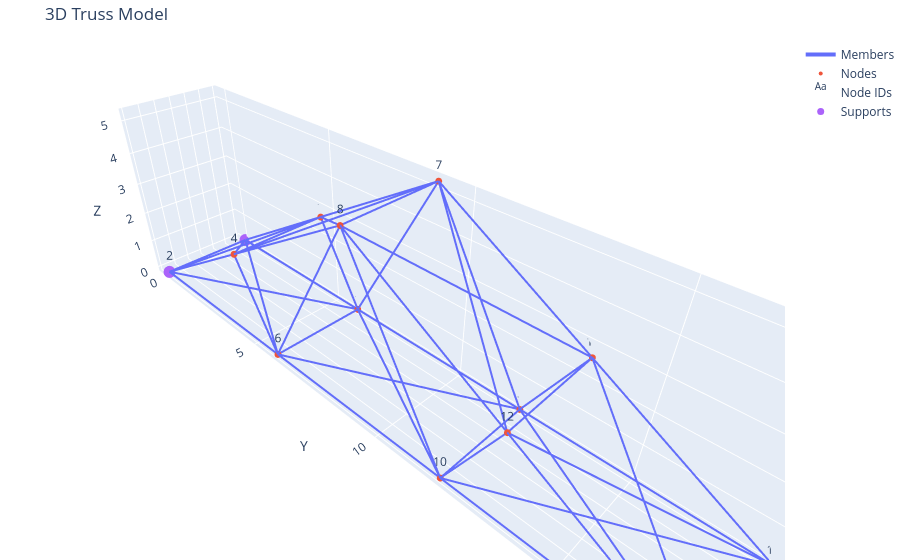
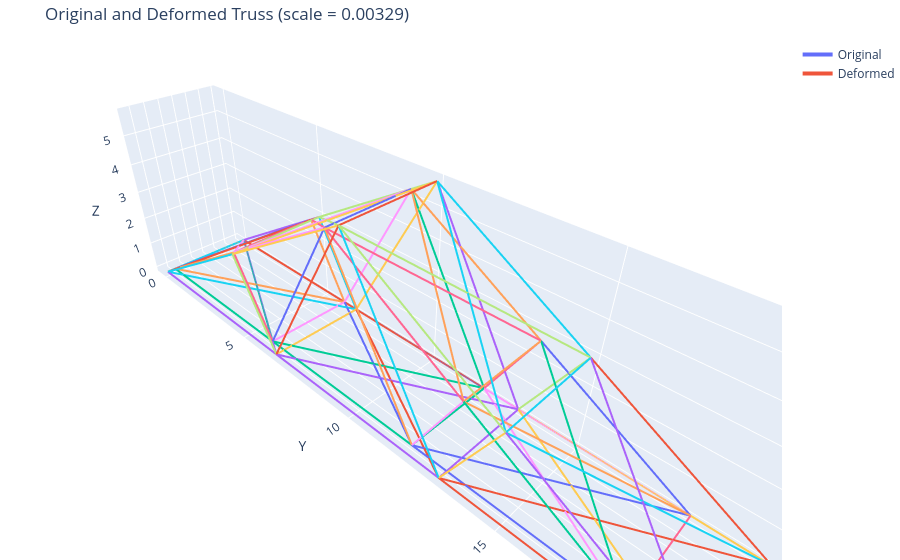

Here is the notebook cell these charts were saved with, in order:
### Markdown cell above
### Validation Temperature Loads

### Code cell
filepath = 'inputs/validation_truss_temperature.json'

result = solver.truss_solver(filepath)
pp = postprocess.truss_output(filepath, result)

### Figure 1 — Plotly figure (JSON) as saved in the notebook; plotly's stock layout.template omitted (floating-point values rounded to 4 significant figures; data arrays with more than 128 entries replaced by an {"elided": "..."} marker saying what was removed)
{"data": [{"line": {"width": 4}, "mode": "lines", "name": "Members", "type": "scatter3d", "x": {"elided": "129 int values"}, "y": {"elided": "129 float values"}, "z": {"elided": "129 float values"}}, {"marker": {"size": 4}, "mode": "markers", "name": "Nodes", "type": "scatter3d", "x": [0, 3, 0, 3, 0, 3, 0, 3, 0, 3, 0, 3, 0, 3], "y": [0, 0, 4.5, 4.5, 6, 6, 9, 9, 12, 12, 13.5, 13.5, 18, 18], "z": [0, 0, 2.598, 2.598, 0, 0, 5.196, 5.196, 0, 0, 2.598, 2.598, 0, 0]}, {"mode": "text", "name": "Node IDs", "text": ["1", "2", "3", "4", "5", "6", "7", "8", "9", "10", "11", "12", "13", "14"], "textposition": "top center", "type": "scatter3d", "x": [0, 3, 0, 3, 0, 3, 0, 3, 0, 3, 0, 3, 0, 3], "y": [0, 0, 4.5, 4.5, 6, 6, 9, 9, 12, 12, 13.5, 13.5, 18, 18], "z": [0, 0, 2.598, 2.598, 0, 0, 5.196, 5.196, 0, 0, 2.598, 2.598, 0, 0]}, {"marker": {"size": 7}, "mode": "markers", "name": "Supports", "type": "scatter3d", "x": [0, 3, 0, 3], "y": [0, 0, 18, 18], "z": [0, 0, 0, 0]}], "layout": {"margin": {"b": 0, "l": 0, "r": 0, "t": 40}, "scene": {"aspectmode": "data", "xaxis": {"title": {"text": "X"}}, "yaxis": {"title": {"text": "Y"}}, "zaxis": {"title": {"text": "Z"}}}, "showlegend": true, "title": {"text": "3D Truss Model"}}}

### Figure 2 — Plotly figure (JSON) as saved in the notebook; plotly's stock layout.template omitted (floating-point values rounded to 4 significant figures)
{"data": [{"line": {"width": 4}, "mode": "lines", "name": "Original", "showlegend": true, "type": "scatter3d", "x": [0, 0], "y": [0, 6], "z": [0, 0]}, {"line": {"width": 4}, "mode": "lines", "name": "Deformed", "showlegend": true, "type": "scatter3d", "x": [0, -4.606e-15], "y": [0, 6.592], "z": [0, -1.977e-15]}, {"line": {"width": 4}, "mode": "lines", "showlegend": false, "type": "scatter3d", "x": [0, 0], "y": [0, 4.5], "z": [0, 2.598]}, {"line": {"width": 4}, "mode": "lines", "showlegend": false, "type": "scatter3d", "x": [0, -3.799e-15], "y": [0, 4.944], "z": [0, 2.854]}, {"line": {"width": 4}, "mode": "lines", "showlegend": false, "type": "scatter3d", "x": [0, 0], "y": [4.5, 6], "z": [2.598, 0]}, {"line": {"width": 4}, "mode": "lines", "showlegend": false, "type": "scatter3d", "x": [-3.799e-15, -4.606e-15], "y": [4.944, 6.592], "z": [2.854, -1.977e-15]}, {"line": {"width": 4}, "mode": "lines", "showlegend": false, "type": "scatter3d", "x": [0, 0], "y": [4.5, 9], "z": [2.598, 5.196]}, {"line": {"width": 4}, "mode": "lines", "showlegend": false, "type": "scatter3d", "x": [-3.799e-15, -9.915e-15], "y": [4.944, 9.888], "z": [2.854, 5.709]}, {"line": {"width": 4}, "mode": "lines", "showlegend": false, "type": "scatter3d", "x": [0, 0], "y": [6, 9], "z": [0, 5.196]}, {"line": {"width": 4}, "mode": "lines", "showlegend": false, "type": "scatter3d", "x": [-4.606e-15, -9.915e-15], "y": [6.592, 9.888], "z": [-1.977e-15, 5.709]}, {"line": {"width": 4}, "mode": "lines", "showlegend": false, "type": "scatter3d", "x": [0, 0], "y": [6, 12], "z": [0, 0]}, {"line": {"width": 4}, "mode": "lines", "showlegend": false, "type": "scatter3d", "x": [-4.606e-15, -1.319e-14], "y": [6.592, 13.18], "z": [-1.977e-15, -6.465e-16]}, {"line": {"width": 4}, "mode": "lines", "showlegend": false, "type": "scatter3d", "x": [0, 0], "y": [9, 12], "z": [5.196, 0]}, {"line": {"width": 4}, "mode": "lines", "showlegend": false, "type": "scatter3d", "x": [-9.915e-15, -1.319e-14], "y": [9.888, 13.18], "z": [5.709, -6.465e-16]}, {"line": {"width": 4}, "mode": "lines", "showlegend": false, "type": "scatter3d", "x": [0, 0], "y": [9, 13.5], "z": [5.196, 2.598]}, {"line": {"width": 4}, "mode": "lines", "showlegend": false, "type": "scatter3d", "x": [-9.915e-15, -1.756e-14], "y": [9.888, 14.83], "z": [5.709, 2.854]}, {"line": {"width": 4}, "mode": "lines", "showlegend": false, "type": "scatter3d", "x": [0, 0], "y": [12, 13.5], "z": [0, 2.598]}, {"line": {"width": 4}, "mode": "lines", "showlegend": false, "type": "scatter3d", "x": [-1.319e-14, -1.756e-14], "y": [13.18, 14.83], "z": [-6.465e-16, 2.854]}, {"line": {"width": 4}, "mode": "lines", "showlegend": false, "type": "scatter3d", "x": [0, 0], "y": [12, 18], "z": [0, 0]}, {"line": {"width": 4}, "mode": "lines", "showlegend": false, "type": "scatter3d", "x": [-1.319e-14, -2.984e-14], "y": [13.18, 19.78], "z": [-6.465e-16, 0]}, {"line": {"width": 4}, "mode": "lines", "showlegend": false, "type": "scatter3d", "x": [0, 0], "y": [13.5, 18], "z": [2.598, 0]}, {"line": {"width": 4}, "mode": "lines", "showlegend": false, "type": "scatter3d", "x": [-1.756e-14, -2.984e-14], "y": [14.83, 19.78], "z": [2.854, 0]}, {"line": {"width": 4}, "mode": "lines", "showlegend": false, "type": "scatter3d", "x": [3, 3], "y": [0, 6], "z": [0, 0]}, {"line": {"width": 4}, "mode": "lines", "showlegend": false, "type": "scatter3d", "x": [3.296, 3.296], "y": [0, 6.592], "z": [0, -9.995e-16]}, {"line": {"width": 4}, "mode": "lines", "showlegend": false, "type": "scatter3d", "x": [3, 3], "y": [0, 4.5], "z": [0, 2.598]}, {"line": {"width": 4}, "mode": "lines", "showlegend": false, "type": "scatter3d", "x": [3.296, 3.296], "y": [0, 4.944], "z": [0, 2.854]}, {"line": {"width": 4}, "mode": "lines", "showlegend": false, "type": "scatter3d", "x": [3, 3], "y": [4.5, 6], "z": [2.598, 0]}, {"line": {"width": 4}, "mode": "lines", "showlegend": false, "type": "scatter3d", "x": [3.296, 3.296], "y": [4.944, 6.592], "z": [2.854, -9.995e-16]}, {"line": {"width": 4}, "mode": "lines", "showlegend": false, "type": "scatter3d", "x": [3, 3], "y": [4.5, 9], "z": [2.598, 5.196]}, {"line": {"width": 4}, "mode": "lines", "showlegend": false, "type": "scatter3d", "x": [3.296, 3.296], "y": [4.944, 9.888], "z": [2.854, 5.709]}, {"line": {"width": 4}, "mode": "lines", "showlegend": false, "type": "scatter3d", "x": [3, 3], "y": [6, 9], "z": [0, 5.196]}, {"line": {"width": 4}, "mode": "lines", "showlegend": false, "type": "scatter3d", "x": [3.296, 3.296], "y": [6.592, 9.888], "z": [-9.995e-16, 5.709]}, {"line": {"width": 4}, "mode": "lines", "showlegend": false, "type": "scatter3d", "x": [3, 3], "y": [6, 12], "z": [0, 0]}, {"line": {"width": 4}, "mode": "lines", "showlegend": false, "type": "scatter3d", "x": [3.296, 3.296], "y": [6.592, 13.18], "z": [-9.995e-16, 6.608e-16]}, {"line": {"width": 4}, "mode": "lines", "showlegend": false, "type": "scatter3d", "x": [3, 3], "y": [9, 12], "z": [5.196, 0]}, {"line": {"width": 4}, "mode": "lines", "showlegend": false, "type": "scatter3d", "x": [3.296, 3.296], "y": [9.888, 13.18], "z": [5.709, 6.608e-16]}, {"line": {"width": 4}, "mode": "lines", "showlegend": false, "type": "scatter3d", "x": [3, 3], "y": [9, 13.5], "z": [5.196, 2.598]}, {"line": {"width": 4}, "mode": "lines", "showlegend": false, "type": "scatter3d", "x": [3.296, 3.296], "y": [9.888, 14.83], "z": [5.709, 2.854]}, {"line": {"width": 4}, "mode": "lines", "showlegend": false, "type": "scatter3d", "x": [3, 3], "y": [12, 13.5], "z": [0, 2.598]}, {"line": {"width": 4}, "mode": "lines", "showlegend": false, "type": "scatter3d", "x": [3.296, 3.296], "y": [13.18, 14.83], "z": [6.608e-16, 2.854]}, {"line": {"width": 4}, "mode": "lines", "showlegend": false, "type": "scatter3d", "x": [3, 3], "y": [12, 18], "z": [0, 0]}, {"line": {"width": 4}, "mode": "lines", "showlegend": false, "type": "scatter3d", "x": [3.296, 3.296], "y": [13.18, 19.78], "z": [6.608e-16, 0]}, {"line": {"width": 4}, "mode": "lines", "showlegend": false, "type": "scatter3d", "x": [3, 3], "y": [13.5, 18], "z": [2.598, 0]}, {"line": {"width": 4}, "mode": "lines", "showlegend": false, "type": "scatter3d", "x": [3.296, 3.296], "y": [14.83, 19.78], "z": [2.854, 0]}, {"line": {"width": 4}, "mode": "lines", "showlegend": false, "type": "scatter3d", "x": [0, 3], "y": [0, 0], "z": [0, 0]}, {"line": {"width": 4}, "mode": "lines", "showlegend": false, "type": "scatter3d", "x": [0, 3.296], "y": [0, 0], "z": [0, 0]}, {"line": {"width": 4}, "mode": "lines", "showlegend": false, "type": "scatter3d", "x": [0, 3], "y": [4.5, 4.5], "z": [2.598, 2.598]}, {"line": {"width": 4}, "mode": "lines", "showlegend": false, "type": "scatter3d", "x": [-3.799e-15, 3.296], "y": [4.944, 4.944], "z": [2.854, 2.854]}, {"line": {"width": 4}, "mode": "lines", "showlegend": false, "type": "scatter3d", "x": [0, 3], "y": [6, 6], "z": [0, 0]}, {"line": {"width": 4}, "mode": "lines", "showlegend": false, "type": "scatter3d", "x": [-4.606e-15, 3.296], "y": [6.592, 6.592], "z": [-1.977e-15, -9.995e-16]}, {"line": {"width": 4}, "mode": "lines", "showlegend": false, "type": "scatter3d", "x": [0, 3], "y": [9, 9], "z": [5.196, 5.196]}, {"line": {"width": 4}, "mode": "lines", "showlegend": false, "type": "scatter3d", "x": [-9.915e-15, 3.296], "y": [9.888, 9.888], "z": [5.709, 5.709]}, {"line": {"width": 4}, "mode": "lines", "showlegend": false, "type": "scatter3d", "x": [0, 3], "y": [12, 12], "z": [0, 0]}, {"line": {"width": 4}, "mode": "lines", "showlegend": false, "type": "scatter3d", "x": [-1.319e-14, 3.296], "y": [13.18, 13.18], "z": [-6.465e-16, 6.608e-16]}, {"line": {"width": 4}, "mode": "lines", "showlegend": false, "type": "scatter3d", "x": [0, 3], "y": [13.5, 13.5], "z": [2.598, 2.598]}, {"line": {"width": 4}, "mode": "lines", "showlegend": false, "type": "scatter3d", "x": [-1.756e-14, 3.296], "y": [14.83, 14.83], "z": [2.854, 2.854]}, {"line": {"width": 4}, "mode": "lines", "showlegend": false, "type": "scatter3d", "x": [0, 3], "y": [18, 18], "z": [0, 0]}, {"line": {"width": 4}, "mode": "lines", "showlegend": false, "type": "scatter3d", "x": [-2.984e-14, 3.296], "y": [19.78, 19.78], "z": [0, 0]}, {"line": {"width": 4}, "mode": "lines", "showlegend": false, "type": "scatter3d", "x": [0, 3], "y": [0, 4.5], "z": [0, 2.598]}, {"line": {"width": 4}, "mode": "lines", "showlegend": false, "type": "scatter3d", "x": [0, 3.296], "y": [0, 4.944], "z": [0, 2.854]}, {"line": {"width": 4}, "mode": "lines", "showlegend": false, "type": "scatter3d", "x": [3, 0], "y": [0, 4.5], "z": [0, 2.598]}, {"line": {"width": 4}, "mode": "lines", "showlegend": false, "type": "scatter3d", "x": [3.296, -3.799e-15], "y": [0, 4.944], "z": [0, 2.854]}, {"line": {"width": 4}, "mode": "lines", "showlegend": false, "type": "scatter3d", "x": [0, 3], "y": [0, 6], "z": [0, 0]}, {"line": {"width": 4}, "mode": "lines", "showlegend": false, "type": "scatter3d", "x": [0, 3.296], "y": [0, 6.592], "z": [0, -9.995e-16]}, {"line": {"width": 4}, "mode": "lines", "showlegend": false, "type": "scatter3d", "x": [3, 0], "y": [0, 6], "z": [0, 0]}, {"line": {"width": 4}, "mode": "lines", "showlegend": false, "type": "scatter3d", "x": [3.296, -4.606e-15], "y": [0, 6.592], "z": [0, -1.977e-15]}, {"line": {"width": 4}, "mode": "lines", "showlegend": false, "type": "scatter3d", "x": [0, 3], "y": [4.5, 9], "z": [2.598, 5.196]}, {"line": {"width": 4}, "mode": "lines", "showlegend": false, "type": "scatter3d", "x": [-3.799e-15, 3.296], "y": [4.944, 9.888], "z": [2.854, 5.709]}, {"line": {"width": 4}, "mode": "lines", "showlegend": false, "type": "scatter3d", "x": [3, 0], "y": [4.5, 9], "z": [2.598, 5.196]}, {"line": {"width": 4}, "mode": "lines", "showlegend": false, "type": "scatter3d", "x": [3.296, -9.915e-15], "y": [4.944, 9.888], "z": [2.854, 5.709]}, {"line": {"width": 4}, "mode": "lines", "showlegend": false, "type": "scatter3d", "x": [0, 3], "y": [6, 12], "z": [0, 0]}, {"line": {"width": 4}, "mode": "lines", "showlegend": false, "type": "scatter3d", "x": [-4.606e-15, 3.296], "y": [6.592, 13.18], "z": [-1.977e-15, 6.608e-16]}, {"line": {"width": 4}, "mode": "lines", "showlegend": false, "type": "scatter3d", "x": [3, 0], "y": [6, 12], "z": [0, 0]}, {"line": {"width": 4}, "mode": "lines", "showlegend": false, "type": "scatter3d", "x": [3.296, -1.319e-14], "y": [6.592, 13.18], "z": [-9.995e-16, -6.465e-16]}, {"line": {"width": 4}, "mode": "lines", "showlegend": false, "type": "scatter3d", "x": [0, 3], "y": [9, 13.5], "z": [5.196, 2.598]}, {"line": {"width": 4}, "mode": "lines", "showlegend": false, "type": "scatter3d", "x": [-9.915e-15, 3.296], "y": [9.888, 14.83], "z": [5.709, 2.854]}, {"line": {"width": 4}, "mode": "lines", "showlegend": false, "type": "scatter3d", "x": [3, 0], "y": [9, 13.5], "z": [5.196, 2.598]}, {"line": {"width": 4}, "mode": "lines", "showlegend": false, "type": "scatter3d", "x": [3.296, -1.756e-14], "y": [9.888, 14.83], "z": [5.709, 2.854]}, {"line": {"width": 4}, "mode": "lines", "showlegend": false, "type": "scatter3d", "x": [0, 3], "y": [12, 18], "z": [0, 0]}, {"line": {"width": 4}, "mode": "lines", "showlegend": false, "type": "scatter3d", "x": [-1.319e-14, 3.296], "y": [13.18, 19.78], "z": [-6.465e-16, 0]}, {"line": {"width": 4}, "mode": "lines", "showlegend": false, "type": "scatter3d", "x": [3, 0], "y": [12, 18], "z": [0, 0]}, {"line": {"width": 4}, "mode": "lines", "showlegend": false, "type": "scatter3d", "x": [3.296, -2.984e-14], "y": [13.18, 19.78], "z": [6.608e-16, 0]}, {"line": {"width": 4}, "mode": "lines", "showlegend": false, "type": "scatter3d", "x": [0, 3], "y": [13.5, 18], "z": [2.598, 0]}, {"line": {"width": 4}, "mode": "lines", "showlegend": false, "type": "scatter3d", "x": [-1.756e-14, 3.296], "y": [14.83, 19.78], "z": [2.854, 0]}, {"line": {"width": 4}, "mode": "lines", "showlegend": false, "type": "scatter3d", "x": [3, 0], "y": [13.5, 18], "z": [2.598, 0]}, {"line": {"width": 4}, "mode": "lines", "showlegend": false, "type": "scatter3d", "x": [3.296, -2.984e-14], "y": [14.83, 19.78], "z": [2.854, 0]}], "layout": {"margin": {"b": 0, "l": 0, "r": 0, "t": 40}, "scene": {"aspectmode": "data", "xaxis": {"title": {"text": "X"}}, "yaxis": {"title": {"text": "Y"}}, "zaxis": {"title": {"text": "Z"}}}, "title": {"text": "Original and Deformed Truss (scale = 0.00329)"}}}
